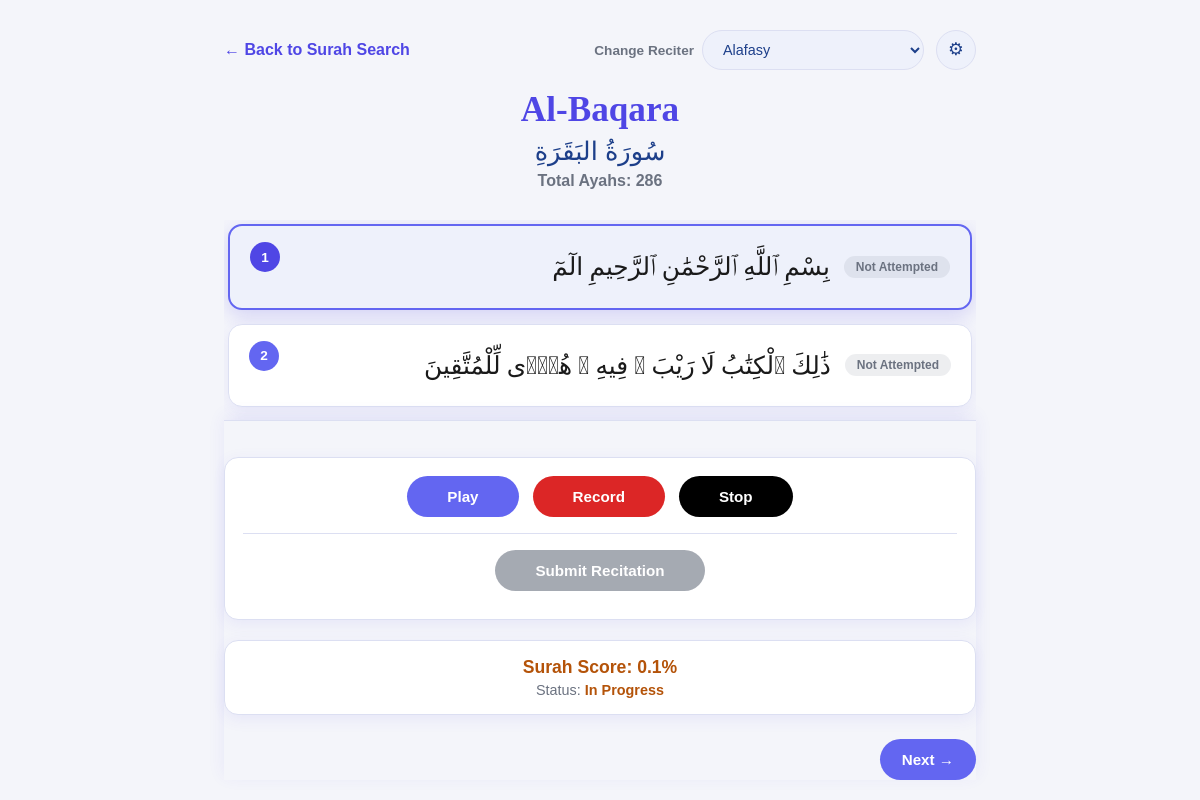
The page /recitation/2 on the database its author committed.
### database/models.py (models this page shows)
class Surah(db.Model):
    id = db.Column(db.Integer, primary_key=True)
    surah_name = db.Column(db.String(100), nullable=False)
    arabic_name = db.Column(db.String(100), nullable=False)
    total_ayahs = db.Column(db.Integer, nullable=False)
    ayahs = db.relationship('Ayah', backref='surah', lazy=True, cascade='all, delete-orphan')

class Ayah(db.Model):
    id = db.Column(db.Integer, primary_key=True)
    surah_id = db.Column(db.Integer, db.ForeignKey('surah.id'), nullable=False)
    ayah_number = db.Column(db.Integer, nullable=False)
    arabic_text = db.Column(db.String(500), nullable=False)
    audio_file = db.Column(db.String(200), nullable=False)

### app.py (the view, shortened to what this page needs)
@app.route('/recitation/<int:surah_id>')
def recitation(surah_id):
    surah = Surah.query.get(surah_id)
    if surah is None:
        abort(404, description=f"Surah with id {surah_id} was not found.")
    ayahs = Ayah.query.filter_by(surah_id=surah.id).order_by(Ayah.ayah_number).all()
    raw_ayah = request.args.get('ayah')
    if raw_ayah is None:
        current_ayah_number = 1
    else:
        try:
            current_ayah_number = int(raw_ayah)
        except ValueError:
            abort(404, description=f'"{raw_ayah}" is not a valid Ayah number.')
    reciter_key = request.args.get('reciter', default='alafasy', type=str)
    reciter_display_name, _ = RECITERS.get(reciter_key, RECITERS['alafasy'])
    if reciter_key not in RECITERS:
        reciter_key = 'alafasy'
    audio_url = build_audio_url(surah.id, current_ayah_number, reciter_key)
    all_ayah_progress = get_all_ayah_progress(surah.id)
    ayah_progress_by_number = {
        entry['ayah_number']: entry for entry in all_ayah_progress
    }
    current_ayah_progress = ayah_progress_by_number.get(current_ayah_number)
    surah_score = calculate_surah_score(surah.id)
    surah_status = get_surah_status(surah.id)
    return render_template(
        'recitation.html',
        surah=surah,
        ayahs=ayahs,
        current_ayah_number=current_ayah_number,
        reciter_key=reciter_key,
        reciter_display_name=reciter_display_name,
        reciters=RECITERS,
        audio_url=audio_url,
        ayah_progress_by_number=ayah_progress_by_number,
        current_ayah_progress=current_ayah_progress,
        surah_score=surah_score,
        surah_status=surah_status,
        surah_status_class=SURAH_STATUS_RATING_CLASS.get(surah_status, 'rating-not-attempted')
        )

### audio_utils.py (called while the page is built)
def build_audio_url(surah_id, ayah_number, reciter_key):
    _, folder = RECITERS.get(reciter_key, RECITERS["alafasy"])
    return (f"https://everyayah.com/data/{folder}/{surah_id:03d}{ayah_number:03d}.mp3")

### database/models.py (called while the page is built)
def get_all_ayah_progress(surah_id):
    rows = AyahProgress.query.filter_by(
        surah_id=surah_id
    ).order_by(
        AyahProgress.ayah_number
    ).all()
    result = []
    for row in rows:
        score = round(row.score, 1)
        result.append({
            'ayah_number': row.ayah_number,
            'score': score,
            'status': get_score_rating(score),
            'timestamp': row.timestamp
        })
    return result

def calculate_surah_score(surah_id):
    surah = Surah.query.get(surah_id)
    if surah is None or surah.total_ayahs == 0:
        return 0
    attempted = get_all_ayah_progress(surah_id)
    total_score = sum(
        entry['score']
        for entry in attempted
    )
    return round(
        total_score / surah.total_ayahs,
        1
    )

def get_surah_status(surah_id):
    surah = Surah.query.get(surah_id)
    if surah is None:
        return 'Not Started'
    score = calculate_surah_score(surah_id)
    if score == 0:
        return 'Not Started'
    attempted_count = len(
        get_all_ayah_progress(surah_id)
    )
    if (
        score >= COMPLETED_SURAH_THRESHOLD
        and attempted_count == surah.total_ayahs
    ):
        return 'Completed'
    return 'In Progress'

### scoring.py (called while the page is built)
def get_score_rating(score):
    if score >= GOOD_THRESHOLD:
        return 'Good'
    elif score >= SATISFACTORY_THRESHOLD:
        return 'Satisfactory'
    else:
        return 'Weak'

### templates/recitation.html (shortened to what this page needs)
<!DOCTYPE html>
<html lang="en">
<head>
</head>
<body>
    <div class="container">
        <div class="top-bar">
            <a class="back-link" href="/surahs">&larr; Back to Surah Search</a>
            <div class="header-right">
                <div class="reciter-picker">
                    <label for="reciterSelect">Change Reciter</label>
                    <select id="reciterSelect" onchange="changeReciter(this.value)">
                        {% for key, reciter in reciters.items() %}
                        <option value="{{ key }}" {% if key == reciter_key %}selected{% endif %}>{{ reciter[0] }}</option>
                        {% endfor %}
                    </select>
                </div>
                <div id="settingsMenu" class="settings-menu">
                    <button id="settingsCogBtn" class="settings-cog-btn" type="button"
                            onclick="toggleSettingsPanel()" aria-label="Playback settings">
                        &#9881;
                    </button>
                </div>
            </div>
        </div>
        <h1>{{ surah.surah_name }}</h1>
        <div class="arabic-heading">{{ surah.arabic_name }}</div>
        <div class="ayah-count">Total Ayahs: {{ ayahs|length }}</div>
        <div class="ayah-list">
            {% for ayah in ayahs %}
            {% set progress = ayah_progress_by_number.get(ayah.ayah_number) %}
            <div class="ayah-card{% if ayah.ayah_number == current_ayah_number %} current{% endif %}">
                <div class="ayah-number">{{ ayah.ayah_number }}</div>
                <div class="ayah-text">{{ ayah.arabic_text }}</div>
                {% if progress %}
                <div class="ayah-rating rating-{{ progress.status|lower }}" data-ayah-number="{{ ayah.ayah_number }}">{{ progress.status }}</div>
                {% else %}
                <div class="ayah-rating rating-not-attempted" data-ayah-number="{{ ayah.ayah_number }}">Not Attempted</div>
                {% endif %}
            </div>
            {% endfor %}
        </div>
        <div class="control-bar">
            <div class="controls-panel">
                <div class="controls-buttons">
                    <button id="playPauseBtn" class="play-btn" type="button" onclick="togglePlayPause()">Play</button>
                    <button id="recordBtn" class="record-btn" type="button" onclick="startRecording()">
                        <span id="recordLabel">Record</span>
                    </button>
                    <button id="stopBtn" class="stop-btn" type="button" onclick="stopAudio()">Stop</button>
                </div>
                <div class="submit-panel">
                    <button id="submitBtn" class="submit-btn" type="button" onclick="submitRecitation()" disabled>Submit Recitation</button>
                </div>
            </div>
            <div class="score-cards-row">
                <div id="surahScoreCard" class="score-card" style="display: block;">
                    <p id="surahScoreCardTitle" class="score-card-title {{ surah_status_class }}">Surah Score: <span id="surahScorePercent">{{ '%.1f'|format(surah_score) }}</span>%</p>
                    <p class="score-card-detail">Status: <span id="surahScoreStatusWord" class="{{ surah_status_class }}">{{ surah_status }}</span></p>
                </div>
            </div>
            <div class="nav-row">
                {% if current_ayah_number < surah.total_ayahs %}
                <a id="nextAyahLink" class="nav-btn" onclick="clearAutoPlay()" href="/recitation/{{ surah.id }}?ayah={{ current_ayah_number + 1 }}&reciter={{ reciter_key }}">Next &rarr;</a>
                {% else %}
                <span class="nav-spacer"></span>
                {% endif %}
            </div>
        </div>
    </div>
</body>
</html>

### rows shown on the page
Surah: surah_name "Al-Baqara", arabic_name "سُورَةُ البَقَرَةِ"
Ayah: ayah_number "1", arabic_text "بِسْمِ ٱللَّهِ ٱلرَّحْمَٰنِ ٱلرَّحِيمِ الٓمٓ"
Ayah: ayah_number "2", arabic_text "ذَٰلِكَ ٱلْكِتَٰبُ لَا رَيْبَ ۛ فِيهِ ۛ هُدًۭى لِّلْمُتَّقِينَ"

### other values the page prints
{{ ayahs|length }} "286"
{{ '%.1f'|format(surah_score) }} "0.1"
{{ surah_status }} "In Progress"
form field value "Alafasy"
